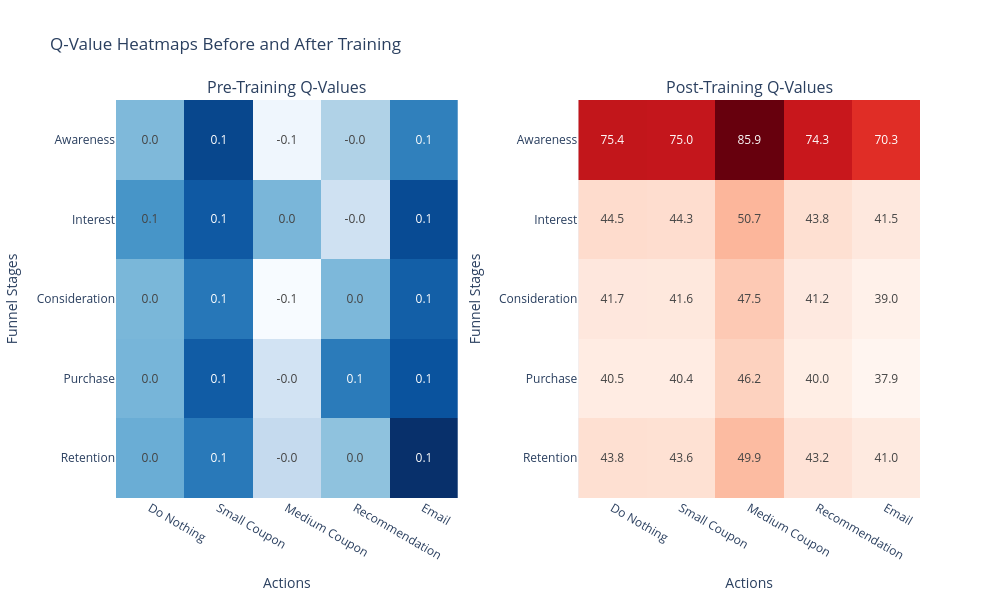

Notebook code cell kept with this figure:
### Markdown cell above
## Section 7 — Q-Value Comparison

### Code cell
# ----------------------------
# 7. Q-Value Comparison
# ----------------------------

# Capture final Q-values AFTER training
q_table_post = build_q_table_from_network(policy_net, funnel_stages, actions)

# ----------------------------
# 8. Compare Pre vs Post Training Q-tables
# ----------------------------
plot_q_table_comparison(q_table_pre, q_table_post, funnel_stages, actions)

### Figure 1 — Plotly figure (JSON) as saved in the notebook; plotly's stock layout.template omitted (floating-point values rounded to 4 significant figures)
{"data": [{"colorscale": [[0, "rgb(247,251,255)"], [0.125, "rgb(222,235,247)"], [0.25, "rgb(198,219,239)"], [0.375, "rgb(158,202,225)"], [0.5, "rgb(107,174,214)"], [0.625, "rgb(66,146,198)"], [0.75, "rgb(33,113,181)"], [0.875, "rgb(8,81,156)"], [1, "rgb(8,48,107)"]], "showscale": false, "text": [["0.0", "0.1", "-0.0", "0.0", "0.1"], ["0.0", "0.1", "-0.0", "0.1", "0.1"], ["0.0", "0.1", "-0.1", "0.0", "0.1"], ["0.1", "0.1", "0.0", "-0.0", "0.1"], ["0.0", "0.1", "-0.1", "-0.0", "0.1"]], "texttemplate": "%{text}", "type": "heatmap", "x": ["Do Nothing", "Small Coupon", "Medium Coupon", "Recommendation", "Email"], "xaxis": "x", "y": ["Retention", "Purchase", "Consideration", "Interest", "Awareness"], "yaxis": "y", "z": [[0.03002, 0.07926, -0.02737, 0.00879, 0.1439], [0.02222, 0.1054, -0.04279, 0.0774, 0.1131], [0.02028, 0.08121, -0.08589, 0.01863, 0.1023], [0.05447, 0.1076, 0.02038, -0.03876, 0.12], [0.0175, 0.124, -0.07708, -0.01243, 0.07381]]}, {"colorscale": [[0, "rgb(255,245,240)"], [0.125, "rgb(254,224,210)"], [0.25, "rgb(252,187,161)"], [0.375, "rgb(252,146,114)"], [0.5, "rgb(251,106,74)"], [0.625, "rgb(239,59,44)"], [0.75, "rgb(203,24,29)"], [0.875, "rgb(165,15,21)"], [1, "rgb(103,0,13)"]], "showscale": false, "text": [["43.8", "43.6", "49.9", "43.2", "41.0"], ["40.5", "40.4", "46.2", "40.0", "37.9"], ["41.7", "41.6", "47.5", "41.2", "39.0"], ["44.5", "44.3", "50.7", "43.8", "41.5"], ["75.4", "75.0", "85.9", "74.3", "70.3"]], "texttemplate": "%{text}", "type": "heatmap", "x": ["Do Nothing", "Small Coupon", "Medium Coupon", "Recommendation", "Email"], "xaxis": "x2", "y": ["Retention", "Purchase", "Consideration", "Interest", "Awareness"], "yaxis": "y2", "z": [[43.79, 43.62, 49.94, 43.16, 40.98], [40.52, 40.4, 46.17, 39.97, 37.85], [41.72, 41.59, 47.54, 41.16, 39.01], [44.48, 44.28, 50.66, 43.84, 41.52], [75.36, 75.0, 85.94, 74.34, 70.35]]}], "layout": {"annotations": [{"font": {"size": 16}, "showarrow": false, "text": "Pre-Training Q-Values", "x": 0.2125, "xanchor": "center", "xref": "paper", "y": 1, "yanchor": "bottom", "yref": "paper"}, {"font": {"size": 16}, "showarrow": false, "text": "Post-Training Q-Values", "x": 0.7875, "xanchor": "center", "xref": "paper", "y": 1, "yanchor": "bottom", "yref": "paper"}], "height": 600, "title": {"text": "Q-Value Heatmaps Before and After Training"}, "width": 1000, "xaxis": {"anchor": "y", "domain": [0, 0.425], "title": {"text": "Actions"}}, "xaxis2": {"anchor": "y2", "domain": [0.575, 1], "title": {"text": "Actions"}}, "yaxis": {"anchor": "x", "domain": [0, 1], "title": {"text": "Funnel Stages"}}, "yaxis2": {"anchor": "x2", "domain": [0, 1], "title": {"text": "Funnel Stages"}}}}
